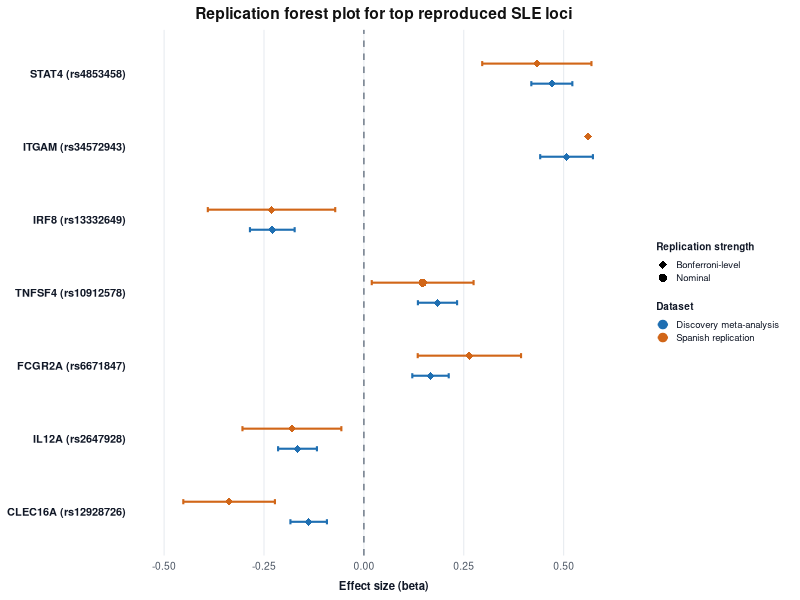
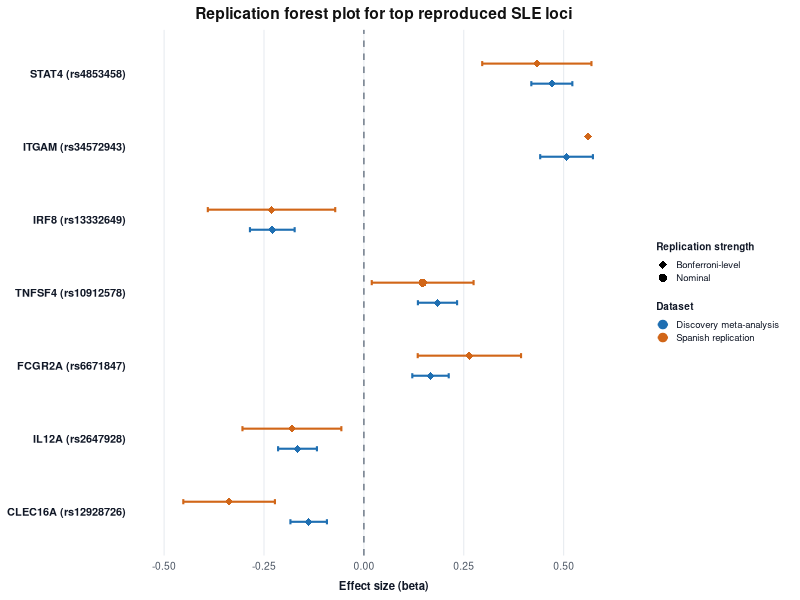

Write R code to recreate these figures, in order.
#!/usr/bin/env Rscript

suppressPackageStartupMessages({
  library(data.table)
  library(ggplot2)
})

out_dir <- "SLE_submission"
dir.create(out_dir, showWarnings = FALSE)

dt <- fread("results/Supplementary_Table_5.tsv")
dt <- dt[`Replication status` == "Replicated"]

dt[, Gene := fifelse(grepl("TNFSF4", `Candidate gene/region`), "TNFSF4",
  fifelse(grepl("CLEC16A", `Candidate gene/region`), "CLEC16A",
  fifelse(grepl("IRF8", `Candidate gene/region`), "IRF8",
  fifelse(grepl("IL12A", `Candidate gene/region`), "IL12A",
  fifelse(grepl("ITGAM", `Candidate gene/region`), "ITGAM",
  fifelse(grepl("STAT4", `Candidate gene/region`), "STAT4",
  fifelse(grepl("FCGR2A", `Candidate gene/region`), "FCGR2A", `Candidate gene/region`)))))))]

order_genes <- c("STAT4", "ITGAM", "IRF8", "TNFSF4", "FCGR2A", "IL12A", "CLEC16A")
dt <- dt[Gene %in% order_genes]
dt[, label := paste0(Gene, " (", RSID, ")")]
dt[, label := factor(label, levels = rev(paste0(
  order_genes,
  " (",
  dt[match(order_genes, Gene), RSID],
  ")"
)))]

se_from_beta_p <- function(beta, p) {
  abs(beta / qnorm(p / 2, lower.tail = FALSE))
}

forest_dt <- rbindlist(list(
  dt[, .(
    label,
    Dataset = "Discovery meta-analysis",
    beta = `Beta discovery`,
    se = se_from_beta_p(`Beta discovery`, `P discovery`),
    p_value = `P discovery`
  )],
  dt[, .(
    label,
    Dataset = "Spanish replication",
    beta = `Beta Spanish replication`,
    se = se_from_beta_p(`Beta Spanish replication`, `P Spanish replication`),
    p_value = `P Spanish replication`
  )]
))

forest_dt[, `:=`(
  ci_low = beta - 1.96 * se,
  ci_high = beta + 1.96 * se,
  Strength = fifelse(p_value < 0.05 / 7, "Bonferroni-level", "Nominal")
)]

forest_dt[, Dataset := factor(Dataset, levels = c("Discovery meta-analysis", "Spanish replication"))]
forest_dt[, Strength := factor(Strength, levels = c("Bonferroni-level", "Nominal"))]

p <- ggplot(forest_dt, aes(x = beta, y = label, color = Dataset)) +
  geom_vline(xintercept = 0, linetype = "dashed", linewidth = 0.55, color = "#7a8492") +
  geom_errorbarh(
    aes(xmin = ci_low, xmax = ci_high),
    position = position_dodge(width = 0.55),
    height = 0.14,
    linewidth = 0.72
  ) +
  geom_point(
    aes(shape = Strength),
    position = position_dodge(width = 0.55),
    size = 2.25,
    stroke = 0.75
  ) +
  scale_color_manual(
    values = c(
      "Discovery meta-analysis" = "#1f6fb2",
      "Spanish replication" = "#d16618"
    ),
    name = "Dataset"
  ) +
  scale_shape_manual(
    values = c("Bonferroni-level" = 18, "Nominal" = 16),
    name = "Replication strength"
  ) +
  scale_x_continuous(
    limits = c(-0.58, 0.68),
    breaks = seq(-0.5, 0.5, by = 0.25),
    expand = c(0, 0)
  ) +
  labs(
    title = "Replication forest plot for top reproduced SLE loci",
    x = "Effect size (beta)",
    y = NULL
  ) +
  theme_minimal(base_size = 10) +
  theme(
    plot.background = element_rect(fill = "white", color = NA),
    panel.background = element_rect(fill = "white", color = NA),
    plot.title = element_text(size = 11.2, face = "bold", hjust = 0.5, color = "#111111"),
    panel.grid.major.y = element_blank(),
    panel.grid.minor = element_blank(),
    panel.grid.major.x = element_line(color = "#e6eaef", linewidth = 0.35),
    axis.text.y = element_text(size = 7.9, face = "bold", color = "#111827"),
    axis.text.x = element_text(size = 7.4, color = "#4b5563"),
    axis.title.x = element_text(size = 8.2, color = "#111827", face = "bold", margin = margin(t = 6)),
    legend.position = "right",
    legend.title = element_text(size = 7.2, face = "bold", color = "#111827"),
    legend.text = element_text(size = 6.9, color = "#111827"),
    legend.key.size = unit(0.13, "in"),
    legend.spacing.y = unit(0.03, "in"),
    plot.margin = margin(5, 10, 5, 5)
  )

base <- file.path(out_dir, "Figure_4")
ggsave(paste0(base, ".png"), p, width = 6.4, height = 4.25, dpi = 600, bg = "white")
ggsave(paste0(base, ".tiff"), p, width = 6.4, height = 4.25, dpi = 600, bg = "white", compression = "lzw")

cat("Saved 600 dpi replication forest figure to SLE_submission\n")
